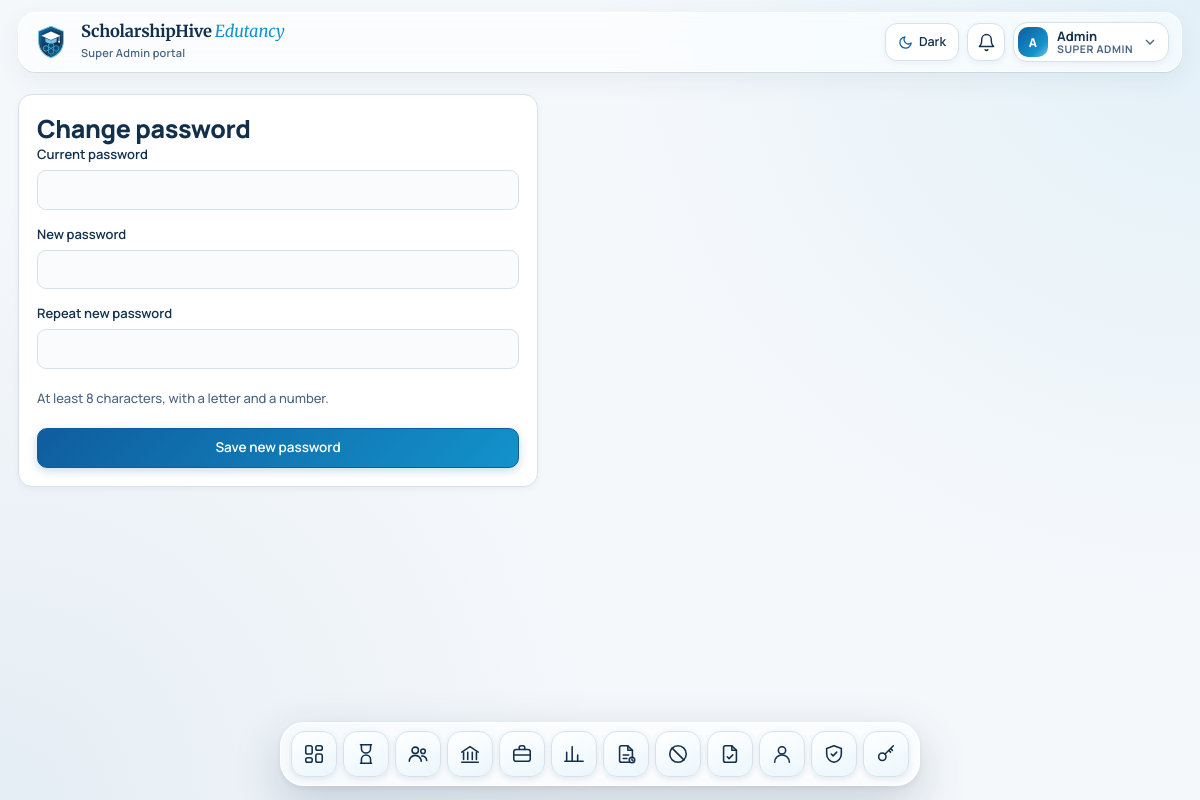
The app's page /account/password.php (signed in) with its own data.
### tables this page shows
CREATE TABLE "users" (
  id                   INTEGER PRIMARY KEY AUTOINCREMENT,
  name                 TEXT NOT NULL,
  username             TEXT NOT NULL UNIQUE,
  password_hash        TEXT NOT NULL,
  role                 TEXT NOT NULL CHECK(role IN ('super_admin','admin','pms_lead','counselor','processing_staff','officer','student')),
  student_id           INTEGER NULL UNIQUE,
  active               INTEGER NOT NULL DEFAULT 1,
  must_change_password INTEGER NOT NULL DEFAULT 1,
  last_login           TEXT NULL,
  created_at           TEXT NOT NULL, department TEXT DEFAULT 'backend', session_token TEXT NULL, session_started_at TEXT NULL, session_ip TEXT NULL, session_agent TEXT NULL, email TEXT NULL, phone TEXT NULL, branch TEXT NULL, job_title TEXT NULL, permissions TEXT NULL,
  FOREIGN KEY (student_id) REFERENCES students(id) ON DELETE CASCADE
);

### app/bootstrap.php (called while the page is built, shortened)
<?php
$CONFIG = require APP . '/config.php';
if (is_file(APP . '/config.local.php')) {
    $CONFIG = array_merge($CONFIG, require APP . '/config.local.php');
}
function base_url(): string {
    static $b = null;
    if ($b !== null) return $b;
    $doc = realpath($_SERVER['DOCUMENT_ROOT'] ?? '') ?: '';
    $root = realpath(ROOT) ?: ROOT;
    $b = '';
    if ($doc !== '' && str_starts_with($root, $doc)) {
        $b = str_replace('\\', '/', substr($root, strlen($doc)));
    }
    return $b = rtrim($b, '/');
}
function url(string $path = ''): string { return base_url() . '/' . ltrim($path, '/'); }
require APP . '/db.php';
require APP . '/helpers.php';
require APP . '/auth.php';

### app/helpers.php (called while the page is built, shortened)
<?php
function h($v): string { return htmlspecialchars((string)($v ?? ''), ENT_QUOTES | ENT_SUBSTITUTE, 'UTF-8'); }
function setting(string $key, mixed $default = null, bool $reload = false): mixed {
    static $cache = null;
    if ($cache === null || $reload) {
        $cache = [];
        try {
            $hasTable = q("SELECT 1 FROM sqlite_master WHERE type='table' AND name='settings'")->fetchColumn();
            if ($hasTable) {
                foreach (q('SELECT key, value FROM settings') as $r) {
                    $cache[$r['key']] = $r['value'];
                }
            }
        } catch (Throwable) {
        }
    }
    $env = getenv($key);
    global $CONFIG;
    $lowerKey = strtolower($key);
    return $CONFIG[$lowerKey] ?? $default;
}

### app/db.php (called while the page is built, shortened)
<?php
function db(): PDO {
    static $pdo = null;
    global $CONFIG;
    if ($pdo) return $pdo;
    $opts = [
        PDO::ATTR_ERRMODE            => PDO::ERRMODE_EXCEPTION,
        PDO::ATTR_DEFAULT_FETCH_MODE => PDO::FETCH_ASSOC,
        PDO::ATTR_EMULATE_PREPARES   => false,
    ];
    try {
        if (!empty($CONFIG['dsn'])) {
            $pdo = new PDO($CONFIG['dsn'], null, null, $opts);
        } else {
            $dsn = 'mysql:host=' . $CONFIG['db_host'] . ';dbname=' . $CONFIG['db_name'] . ';charset=utf8mb4';
            $pdo = new PDO($dsn, $CONFIG['db_user'], $CONFIG['db_pass'], $opts);
        }
    } catch (PDOException $e) {
        error_log('DB connection failed: ' . $e->getMessage());
        http_response_code(500);
        exit('The portal cannot reach its database. Check app/config.php.');
    }
    return $pdo;
}
function q(string $sql, array $params = []): PDOStatement {
    $st = db()->prepare($sql);
    $st->execute($params);
    return $st;
}

### app/auth.php (called while the page is built, shortened)
<?php
function is_staff_role(?string $role): bool {
    return in_array($role, ['super_admin', 'admin', 'pms_lead', 'processing_staff', 'officer', 'counselor'], true);
}
function role_label(?string $role): string {
    return match ($role) {
        'super_admin'      => 'Super Admin',
        'admin'            => 'Admin',
        'pms_lead'         => 'PMS Lead',
        'processing_staff' => 'Processing Staff',
        'counselor'        => 'Counselor',
        'officer'          => 'Processing Officer',
        'student'          => 'Student',
        default            => ucfirst((string)$role),
    };
}
function current_user(?string $role = null): ?array {
    static $cache = [];
    $cacheKey = $role ?? '__any__';
    $candidates = [];
    if ($role !== null) {
        foreach ($_SESSION['auth'] as $slot => $sess) {
            if (!empty($sess['uid']) && (role_satisfies((string)($sess['role'] ?? $slot), $role) || $slot === $role)) {
                $candidates[] = [(string)$slot, (int)$sess['uid']];
            }
        }
    } else {
        $p = $_GET['portal'] ?? $_POST['role'] ?? $_POST['portal'] ?? ($_SESSION['last_login_role'] ?? '');
        if (is_string($p) && $p !== '' && !empty($_SESSION['auth'][$p]['uid'])) {
            $candidates[] = [$p, (int)$_SESSION['auth'][$p]['uid']];
        }
        foreach ($_SESSION['auth'] as $slot => $sess) {
            if (!empty($sess['uid'])) {
                $candidates[] = [(string)$slot, (int)$sess['uid']];
            }
        }
    }
    foreach ($candidates as [$slot, $uid]) {
        try {
            $row = q("SELECT id, name, username, role, student_id, active, must_change_password, COALESCE(department, 'backend') AS department, session_token FROM users WHERE id = ?", [$uid])->fetch();
        } catch (PDOException) {
            $row = q("SELECT id, name, username, role, student_id, active, must_change_password, COALESCE(department, 'backend') AS department, '' AS session_token FROM users WHERE id = ?", [$uid])->fetch();
            if ($row) $_SESSION['auth'][$slot]['sid'] = '';
        }
        if (single_session_applies((string)$row['role'])) {
            $dbToken = (string)($row['session_token'] ?? '');
            $myToken = (string)($_SESSION['auth'][$slot]['sid'] ?? '');
            if ($dbToken !== '' && $dbToken !== $myToken) {
                unset($_SESSION['auth'][$slot]);
                $_SESSION['session_replaced'] = true;
                continue;
            }
        }
        unset($row['session_token']);
        $cache[$cacheKey] = $row;
        return $row;
    }
    return null;
}
function single_session_applies(string $role): bool {
    $scope = (string)setting('single_session_scope', 'staff');
    return is_staff_role($role);
}
function require_any(): array {
    $u = current_user();
    return $u;
}

### app/config.php (called while the page is built)
<?php
return [
    'db_host' => 'localhost',
    'db_name' => 'CHANGE_ME_database_name',
    'db_user' => 'CHANGE_ME_database_user',
    'db_pass' => 'CHANGE_ME_database_password',
    'app_name' => 'ScholarshipHive Edutancy',
    'base_url' => '',
    'idle_warning_minutes' => (int)(getenv('IDLE_WARNING_MINUTES') ?: 15),
    'idle_logout_minutes'  => (int)(getenv('IDLE_LOGOUT_MINUTES') ?: 20),
    'idle_minutes'         => (int)(getenv('IDLE_LOGOUT_MINUTES') ?: 20),
    'pending_grace_hours'    => (int)(getenv('PENDING_GRACE_HOURS') !== false ? getenv('PENDING_GRACE_HOURS') : 0),
    'pending_reminder_hours' => (int)(getenv('PENDING_REMINDER_HOURS') ?: 48),
    'cron_secret' => getenv('CRON_SECRET') ?: 'ptp_cron_secret_2026_x9a8b7',
    'max_attempts' => 8,
    'timezone' => 'Asia/Karachi',
    'debug' => false,
];

### app/config.local.php (called while the page is built, shortened)
<?php
$dbFile = getenv('PORTAL_SQLITE') ?: (__DIR__ . '/portal.sqlite');
return [
    'dsn' => 'sqlite:' . $dbFile,
    'debug' => (getenv('RAILWAY_ENVIRONMENT') || getenv('VERCEL')) ? false : true,
];

### app/layout.php (the view, shortened to what this page needs)
<?php
function nav_icon(string $href): string {
    $file = basename(parse_url($href, PHP_URL_PATH) ?: $href, '.php');
    $p = match ($file) {
        'index'             => '<rect x="3" y="3" width="7" height="9" rx="2"/><rect x="14" y="3" width="7" height="5" rx="2"/><rect x="14" y="12" width="7" height="9" rx="2"/><rect x="3" y="16" width="7" height="5" rx="2"/>',
        'pending'           => '<path d="M6 2h12M6 22h12"/><path d="M7 2v4a5 5 0 0 0 10 0V2"/><path d="M7 22v-4a5 5 0 0 1 10 0v4"/>',
        'students'          => '<circle cx="9" cy="8" r="3.5"/><path d="M2.5 20a6.5 6.5 0 0 1 13 0"/><circle cx="17.5" cy="9" r="2.5"/><path d="M16 14.2A5 5 0 0 1 21.5 19"/>',
        'programs'          => '<path d="M3 10 12 4l9 6"/><path d="M5 10v8M9.5 10v8M14.5 10v8M19 10v8"/><path d="M3 21h18"/>',
        'officers'          => '<rect x="3" y="7" width="18" height="13" rx="2.5"/><path d="M9 7V5a2 2 0 0 1 2-2h2a2 2 0 0 1 2 2v2"/><path d="M3 13h18"/>',
        'reports'           => '<path d="M4 20V10M10 20V4M16 20v-7M22 20H2"/>',
        'pending_report'    => '<path d="M14 3H7a2 2 0 0 0-2 2v14a2 2 0 0 0 2 2h10a2 2 0 0 0 2-2V8z"/><path d="M14 3v5h5"/><path d="M9 13h6M9 17h4"/><circle cx="18.5" cy="18.5" r="3" fill="var(--dock-badge-bg)"/><path d="M18.5 17.2v1.4l.9.6"/>',
        'disabled_refunds'  => '<circle cx="12" cy="12" r="9"/><path d="M5.6 5.6l12.8 12.8"/>',
        'consent_templates' => '<path d="M14 3H7a2 2 0 0 0-2 2v14a2 2 0 0 0 2 2h10a2 2 0 0 0 2-2V8z"/><path d="M14 3v5h5"/><path d="m9 15 2 2 4-4"/>',
        'staff'             => '<circle cx="12" cy="8" r="4"/><path d="M4 21a8 8 0 0 1 16 0"/>',
        'roles'             => '<path d="M12 3 4 6v6c0 4.5 3.4 8.2 8 9 4.6-.8 8-4.5 8-9V6z"/><path d="m9 12 2 2 4-4"/>',
        'logins'            => '<circle cx="8" cy="15" r="4"/><path d="m10.8 12.2 9.2-9.2M17 6l2 2M15 8l2 2"/>',
        default             => '<circle cx="12" cy="12" r="8"/>',
    };
    return '<svg viewBox="0 0 24 24" aria-hidden="true">' . $p . '</svg>';
}
function user_initials(string $name): string {
    $parts = preg_split('/\s+/', trim($name)) ?: [];
    $ini = '';
    foreach (array_slice($parts, 0, 2) as $p) $ini .= mb_strtoupper(mb_substr($p, 0, 1));
    return $ini ?: '?';
}
function theme_toggle_btn(): string {
    return '<button type="button" class="theme-toggle" data-theme-toggle aria-label="Switch theme" title="Switch between Light and Dark mode" aria-pressed="false">'
         . '<svg class="icon-sun" viewBox="0 0 24 24" aria-hidden="true"><circle cx="12" cy="12" r="5"/><line x1="12" y1="1" x2="12" y2="3"/><line x1="12" y1="21" x2="12" y2="23"/><line x1="4.22" y1="4.22" x2="5.64" y2="5.64"/><line x1="18.36" y1="18.36" x2="19.78" y2="19.78"/><line x1="1" y1="12" x2="3" y2="12"/><line x1="21" y1="12" x2="23" y2="12"/><line x1="4.22" y1="19.78" x2="5.64" y2="18.36"/><line x1="18.36" y1="5.64" x2="19.78" y2="4.22"/></svg>'
         . '<svg class="icon-moon" viewBox="0 0 24 24" aria-hidden="true"><path d="M21 12.79A9 9 0 1 1 11.21 3 7 7 0 0 0 21 12.79z"/></svg>'
         . '<span data-theme-label>Dark</span>'
         . '</button>';
}
function brand_logo_svg(int $size = 42): string {
    return '<svg xmlns="http://www.w3.org/2000/svg" width="' . $size . '" height="' . $size . '" viewBox="0 0 64 64" fill="none" aria-hidden="true">'
         . '<defs>'
         . '<linearGradient id="shShieldG" x1="8" y1="4" x2="56" y2="60" gradientUnits="userSpaceOnUse"><stop offset="0%" stop-color="#0F5D9E"/><stop offset="65%" stop-color="#12304B"/><stop offset="100%" stop-color="#1392CB"/></linearGradient>'
         . '<linearGradient id="shHiveG" x1="16" y1="24" x2="48" y2="54" gradientUnits="userSpaceOnUse"><stop offset="0%" stop-color="#74C3E4"/><stop offset="100%" stop-color="#1392CB"/></linearGradient>'
         . '</defs>'
         . '<path d="M32 4L10 13V30.5C10 45.2 19.4 55.9 32 60C44.6 55.9 54 45.2 54 30.5V13L32 4Z" fill="url(#shShieldG)" stroke="#74C3E4" stroke-width="1.8"/>'
         . '<path d="M32 7.5L13.5 15.2V30.2C13.5 42.8 21.4 52.2 32 56C42.6 52.2 50.5 42.8 50.5 30.2V15.2L32 7.5Z" stroke="#74C3E4" stroke-opacity="0.32" stroke-width="1"/>'
         . '<g stroke="url(#shHiveG)" stroke-width="1.5" fill="#1392CB" fill-opacity="0.22" stroke-linejoin="round">'
         . '<polygon points="32,33 36.5,35.6 36.5,40.8 32,43.4 27.5,40.8 27.5,35.6"/>'
         . '<polygon points="23,38.2 27.5,40.8 27.5,46 23,48.6 18.5,46 18.5,40.8"/>'
         . '<polygon points="41,38.2 45.5,40.8 45.5,46 41,48.6 36.5,46 36.5,40.8"/>'
         . '<polygon points="32,43.4 36.5,46 36.5,51.2 32,53.8 27.5,51.2 27.5,46"/>'
         . '</g>'
         . '<polygon points="32,13.5 15,21 32,28.5 49,21" fill="#FFFFFF"/>'
         . '<path d="M22 24.8V30.2C22 32.5 26.5 34.5 32 34.5C37.5 34.5 42 32.5 42 30.2V24.8L32 29.2L22 24.8Z" fill="#74C3E4"/>'
         . '<path d="M46.5 22.2V30.5" stroke="#74C3E4" stroke-width="1.8" stroke-linecap="round"/>'
         . '<circle cx="46.5" cy="31.5" r="1.8" fill="#FFFFFF"/>'
         . '</svg>';
}
function brand_lockup_html(string $subtitle = ''): string {
    $sub = $subtitle !== '' ? $subtitle : 'Global Education & Processing Portal';
    return '<div class="brand-logo-wrap">' . brand_logo_svg(42) . '</div>'
         . '<div>'
         . '<div class="app">ScholarshipHive<span class="edutancy">Edutancy</span></div>'
         . '<small>' . h($sub) . '</small>'
         . '</div>';
}
function page_start(string $title, ?array $u = null, string $portalLabel = ''): void {
    global $CONFIG;
    $self = ltrim(substr(parse_url($_SERVER['REQUEST_URI'] ?? '', PHP_URL_PATH) ?: '', strlen(base_url())), '/');
    $cookieTheme = $_COOKIE['ptp_theme'] ?? '';
    $htmlThemeAttr = in_array($cookieTheme, ['light', 'dark'], true) ? ' data-theme="' . h($cookieTheme) . '"' : ' data-theme="light"';
    $isStaff = $u && is_staff_role($u['role'] ?? null);
    $idleWarnMin = $isStaff ? (int)setting('idle_warning_minutes', $CONFIG['idle_warning_minutes'] ?? 15) : 0;
    $idleLogoutMin = $isStaff ? (int)setting('idle_logout_minutes', $CONFIG['idle_logout_minutes'] ?? 20) : 0;
    $bodyAttrs = '';
    if ($isStaff) {
        $bodyAttrs = sprintf(
            ' data-idle-enabled="1" data-idle-warning-minutes="%d" data-idle-logout-minutes="%d" data-ping-url="%s" data-logout-url="%s"',
            $idleWarnMin,
            $idleLogoutMin,
            h(url('ping.php')),
            h(url('index.php?idle_logout=1'))
        );
        $bodyAttrs .= ' data-has-dock="1"';
    }
    ?><!doctype html>
<html lang="en"<?= $htmlThemeAttr ?>>
<head>
<link rel="stylesheet" href="<?= h(url('assets/style.css')) ?>">
</head>
<body<?= $bodyAttrs ?>>
<div class="wrap">
<?php if ($u):
    $roleBadge = role_label($u['role']);
?>
<header class="topbar">
  <a class="brand" href="<?= h(url(PORTALS[$u['role']]['home'] ?? 'index.php')) ?>"><?= brand_lockup_html($portalLabel) ?></a>
  <div class="who">
    <?= theme_toggle_btn() ?>
    <?php if ($isStaff): ?>
      <div class="notif-bell-container">
        <button type="button" id="notif-bell-btn" class="icon-btn" aria-label="Notifications" title="Notifications">
          <svg viewBox="0 0 24 24" aria-hidden="true"><path d="M6 8a6 6 0 0 1 12 0c0 7 3 9 3 9H3s3-2 3-9"/><path d="M10.3 21a1.94 1.94 0 0 0 3.4 0"/></svg>
        </button>
      </div>
    <?php endif; ?>
    <details class="user-menu">
      <summary>
        <span class="avatar"><?= h(user_initials((string)$u['name'])) ?></span>
        <span class="user-meta"><b><?= h($u['name']) ?></b><small><?= h($roleBadge) ?></small></span>
        <svg class="chev" viewBox="0 0 24 24" aria-hidden="true"><path d="m6 9 6 6 6-6"/></svg>
      </summary>
    </details>
  </div>
</header>
<nav class="dock" id="app-dock" aria-label="Main navigation">
  <div class="dock-inner">
    <?php foreach (nav_items($u['role']) as $href => $label): if (!nav_allowed($u, $href)) continue; ?>
      <a class="dock-item" href="<?= h(url($href)) ?>" <?= $self === $href ? 'aria-current="page"' : '' ?> aria-label="<?= h($label) ?>">
        <span class="dock-icon"><?= nav_icon($href) ?></span>
      </a>
    <?php endforeach; ?>
  </div>
</nav>
<?php else: ?>
<div class="guest-topbar">
  <?= theme_toggle_btn() ?>
</div>
<?php endif; ?>
<main>
<?php endforeach;
}
function page_end(): void { ?>
</main>
</div>
</body>
</html>
<?php }

### records on screen
users: name "A", name "Admin", role "SUPER ADMIN"

### other values on screen
$sub "Super Admin portal"
